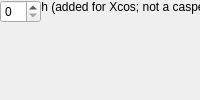
<?xml version="1.0" encoding="UTF-8"?>
<ui version="4.0">
 <class>MainWindow</class>
 <widget class="QMainWindow" name="MainWindow">
  <property name="windowTitle"><string>Real-Imag to Complex</string></property>
  <widget class="QWidget" name="centralwidget">
   <!-- NOTE: this is a simplified structural mirror of the generated
        <module>_ui.py, not a full round-trip Designer file. Regenerate
        both from the same spec if you need to edit layout by hand. -->
       <widget class="QLabel" name="label_n_bits">
     <property name="text"><string>Bit Width (added for Xcos; not a casper_library mask param)</string></property>
    </widget>
       <widget class="QSpinBox" name="n_bits"/>
  </widget>
 </widget>
 <resources/>
 <connections/>
</ui>
